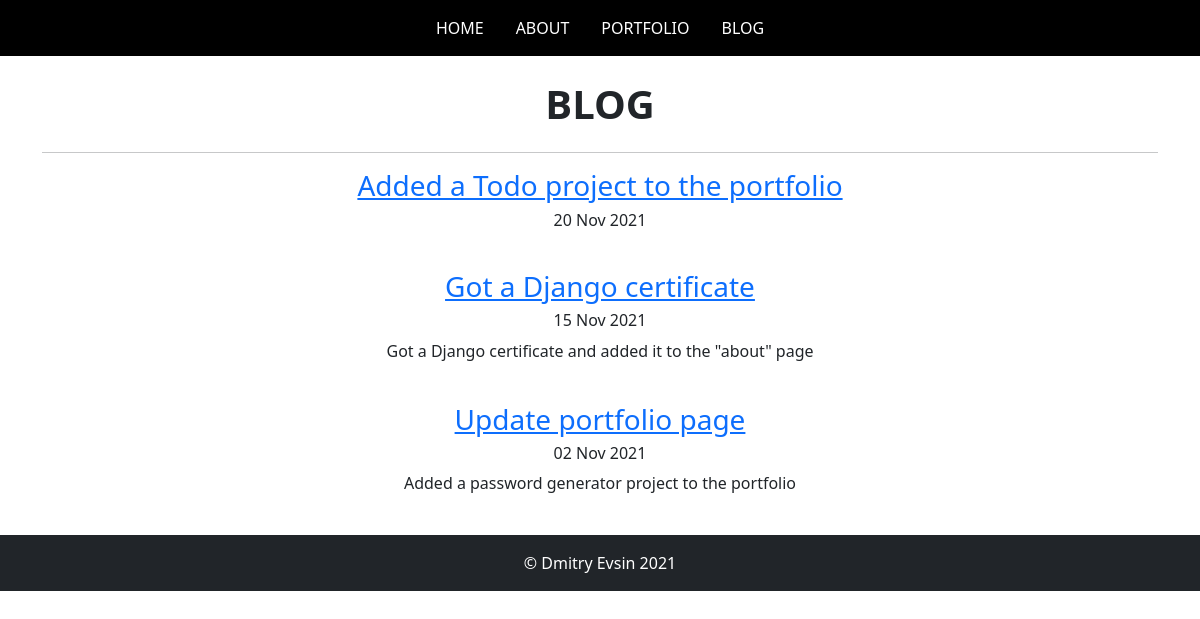
/blog/, run on an earlier commit of the app's database.
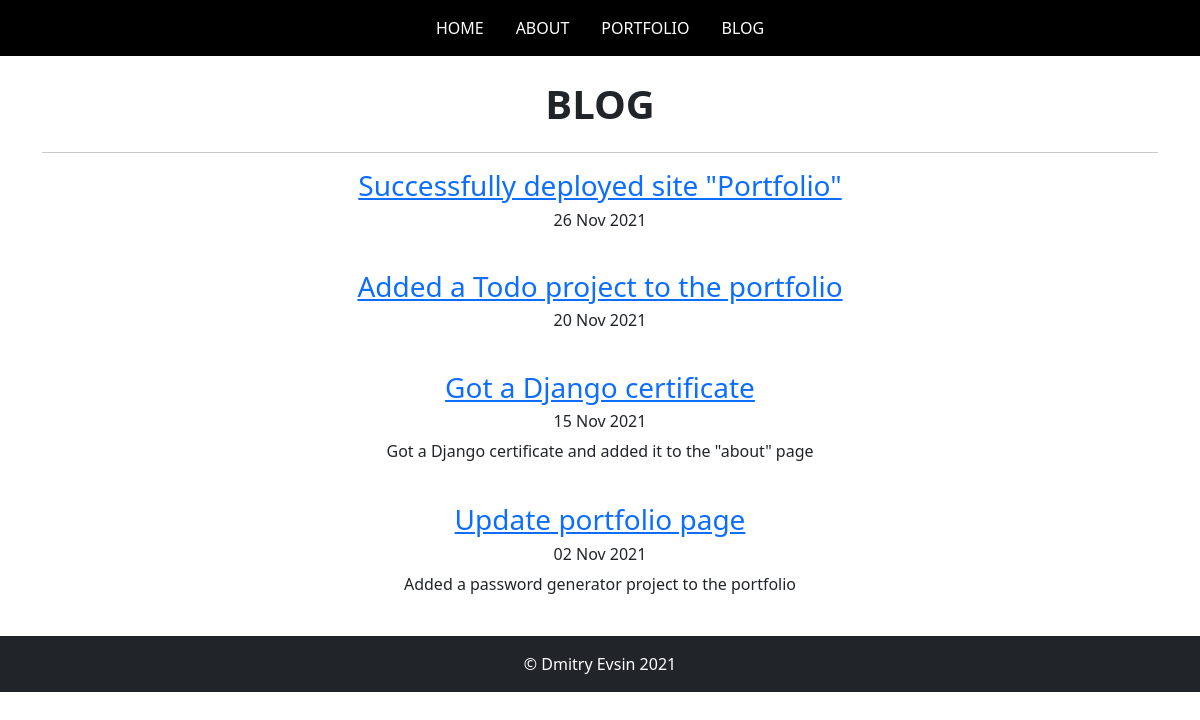
And on a later commit of the database.
### blog/models.py (models this page shows, shortened)
class Blog(models.Model):
    title = models.CharField(max_length = 200)
    text = models.TextField(blank = True)
    date = models.DateField()

### blog/views.py (the view)
# urls.py: path('', views.all_blogs, name='all_blogs'),
def all_blogs(request):
    blogs = Blog.objects.order_by('-date')
    return render(request, 'blog/all_blogs.html', {'blogs': blogs})

### blog/templates/blog/all_blogs.html (shortened to what this page needs)
{%  extends 'portfolio/base.html'  %}
{%  block content  %}
<body>
  <div class="container">
    <h1 class="text-center my-4">
      <strong>
        BLOG
      </strong>
    </h1>
    <hr class="featurette-divider">
    {%  for blog in blogs  %}
    <div>
      <h3 class="text-center">
        <a href="{% url 'blog:detail' blog.id %}">
        {{  blog.title  }}
        </a>
      </h3>
      <h6 class="text-center">
        {{  blog.date|date:'d M Y'  }}
      </h6>
      <div class="text-center">
        <p class="text-center">
          {{  blog.text|truncatechars:100|safe  }}
        </p>
      </div>
      <br>
    </div>
    </body>
    {%  endfor  %}
{%  endblock  %}

### portfolio/templates/portfolio/base.html (shortened to what this page needs)
<!doctype html>
<html lang="en">
  <head>
    <link href="https://cdn.jsdelivr.net/npm/bootstrap@5.1.3/dist/css/bootstrap.min.css" rel="stylesheet">
    {%  load static  %}
    <header>
      <nav class="navbar navbar-dark bg-black">
        <div class="container justify-content-center">
          <a class="nav-link text-white" href="{%  url 'portfolio:home'  %}">HOME</a>
          <a class="nav-link text-white" href="{%  url 'portfolio:about'  %}">ABOUT</a>
          <a class="nav-link text-white" href="{%  url 'portfolio:portfolio'  %}">PORTFOLIO</a>
          <a class="nav-link text-white" href="{%  url 'blog:all_blogs'  %}">BLOG</a>
        </div>
      </nav>
    </header>
  </head>
  <body>
    {%  block content  %}{%  endblock  %}
  </body>
<footer class="position-sticky-bottom">
  <div class="row justify-content-center align-items-center bg-dark">
    <div class="col-12 pt-3">
        <div class="text-center text-white bold">
          <p>
            © Dmitry Evsin 2021
          </p>
        </div>
    </div>
</footer>
</html>

What changed in the data, as far as the page shows it:
added Blog: title "Successfully deployed site \"Portfolio\"", date "26 Nov 2021"
